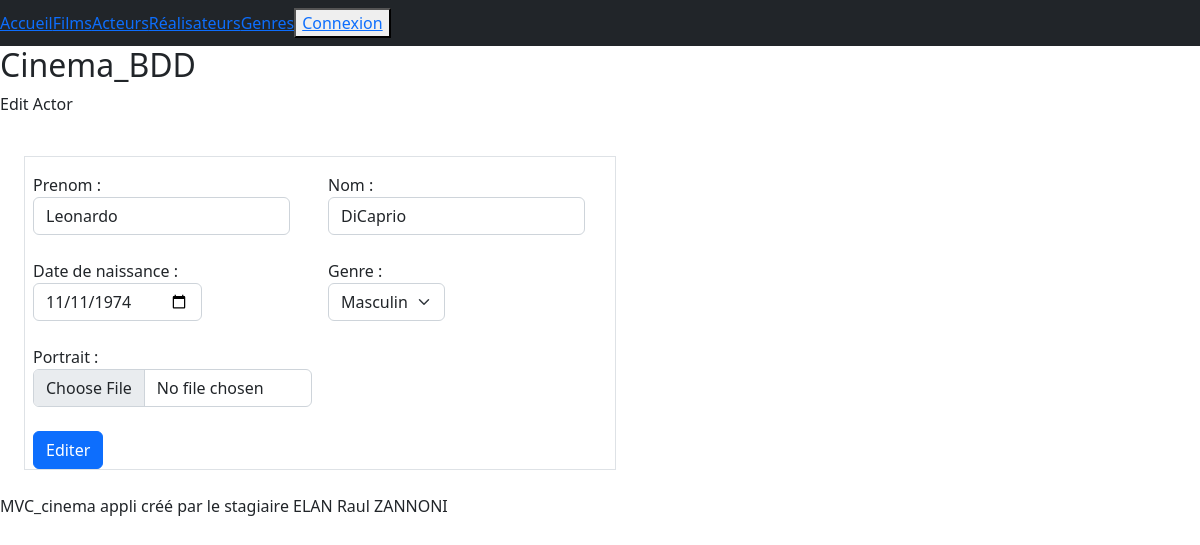
Screenshot of /index.php?action=editActor&id=19 with the database file from the repository.
### tables this page shows
CREATE TABLE IF NOT EXISTS `actor` (
  `id_actor` int(11) NOT NULL AUTO_INCREMENT,
  `id_person` int(11) NOT NULL,
  PRIMARY KEY (`id_actor`),
  KEY `id_person` (`id_person`),
  CONSTRAINT `actor_ibfk_1` FOREIGN KEY (`id_person`) REFERENCES `person` (`id_person`)
);

CREATE TABLE IF NOT EXISTS `person` (
  `id_person` int(11) NOT NULL AUTO_INCREMENT,
  `first_name_person` varchar(50) NOT NULL,
  `name_person` varchar(50) NOT NULL,
  `sex_person` varchar(50) NOT NULL,
  `birth_person` date NOT NULL,
  `portrait_person` varchar(100) DEFAULT NULL,
  PRIMARY KEY (`id_person`)
);

### controller/CinemaController.php (called while the page is built, shortened)
<?php
class CinemaController
    {
        public function editActor($id)
            {
                $pdo = Connect::dbConnect();
                $sql_actorDetail =  "SELECT * FROM person p, actor a
                                    WHERE p.id_person = a.id_person
                                    AND a.id_person = :id";
                $db_actorDetail = $pdo->prepare($sql_actorDetail);
                $db_actorDetail->execute(["id" => $id]);
                require "view/actors/editActor.php";
            }
    }
?>

### view/actors/editActor.php (the view, shortened to what this page needs)
<?php
    $actorDetail = $db_actorDetail->fetch();
?>
<div id="edit Actor">
    <h2>Cinema_BDD</h2>
    <p>Edit Actor</p>
</div>
<div class="p-2">
    <form class="row w-50 g-3 p-6 m-3 border" action="index.php?action=editActor&id=<?=$actorDetail["id_person"];?>" method="post" enctype="multipart/form-data" autocomplete="off">
        <div class="col-md-6">
            <label for="first_name" class="form-label">Prenom :
                <input type="text" class="form-control" name="first_name" id="first_name" value="<?= $actorDetail['first_name_person'];?>">
            </label>
        </div>
        <div class="col-md-6">
            <label for="name" class="form-label">Nom :
                <input type="text" class="form-control" name="name" id="name" value="<?= $actorDetail['name_person'];?>">
            </label>
        </div>
        <div class="col-md-6">
            <label for="birth" class="form-label">Date de naissance :
                <input type="date" class="form-control" name="birth" id="birth" value="<?= $actorDetail['birth_person'];?>">
            </label>
        </div>
        <div class="col-md-6">
            <label for="sexe" class="form-label">Genre :
                <select class="form-select" name="sexe" id="sexe">
                    <?php
                        switch($actorDetail["sex_person"])
                            {
                                case "Masculin":
                                    echo    "<option value='Masculin' selected>Masculin</option>
                                            <option value='Feminin'>Feminin</option>
                                            <option value='Autre'>Autre</option>";
                                    break;
                            }
                    ?>
                </select>
            </label>
        </div>
        <div class="col-md-6">
            <label for="portrait" class="form-label">Portrait :
                <input type="file" class="form-control" name="portrait" id="portrait">
            </label>
        </div>
        <div class="col-12">
            <button type="submit" name="submit" class="btn btn-primary">Editer</button>
        </div>
    </form>
</div>
</div>
<?php
require "view/template.php";
?>

### rows the page displays
actor: first_name "Leonardo", name "DiCaprio", birth "11/11/1974"
person: sexe "Masculin"
